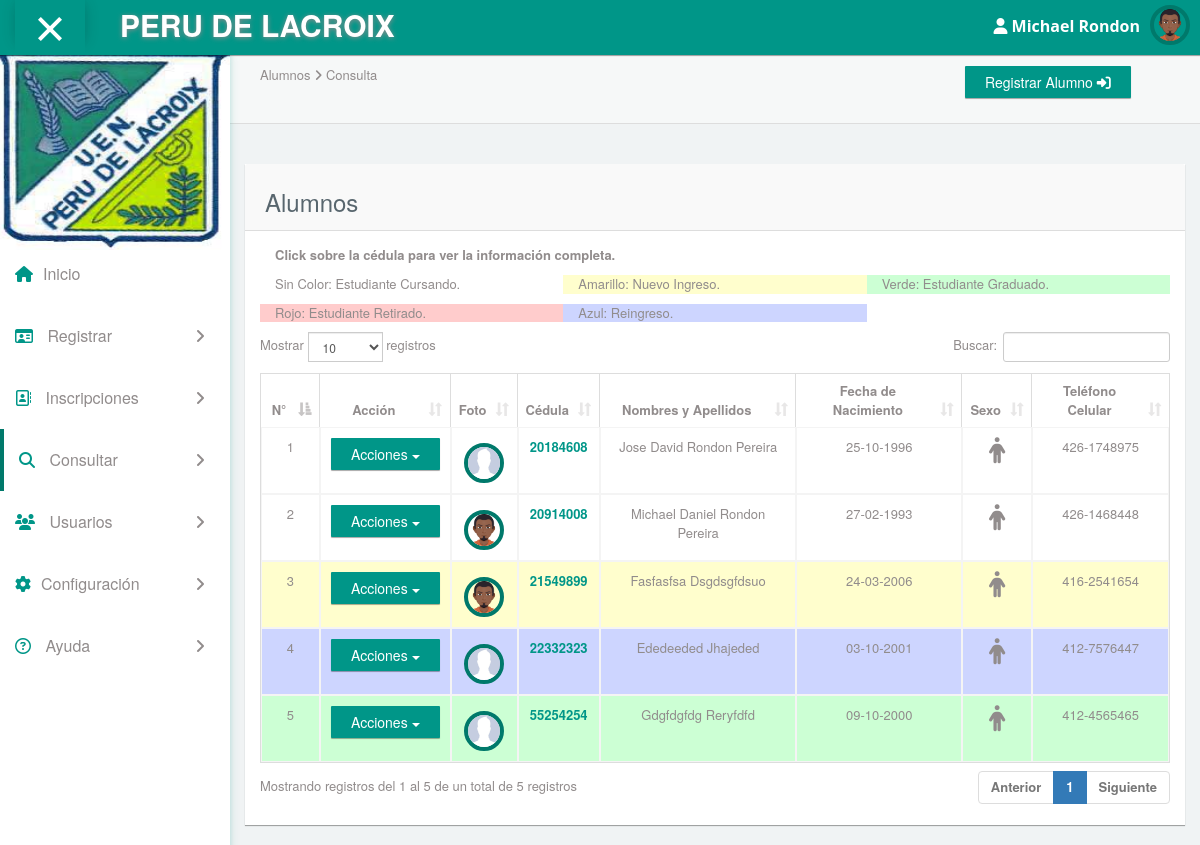
Page /?view=alumno&mode=AllAlumno (signed in) on the committed database.
### tables this page shows
CREATE TABLE `menu` (
  `id_menu` tinyint(4) NOT NULL,
  `logo` text NOT NULL,
  `nombre` varchar(255) DEFAULT NULL
);

CREATE TABLE `usuario` (
  `id_usuario` int(11) NOT NULL,
  `usuario` varchar(100) NOT NULL,
  `clave` varchar(100) NOT NULL,
  `nombre` varchar(50) NOT NULL,
  `apellido` varchar(50) NOT NULL,
  `id_tipo_usu` int(11) NOT NULL,
  `id_status` int(11) NOT NULL,
  `foto` varchar(255) NOT NULL DEFAULT 'default.png'
);

CREATE TABLE `alumnos` (
  `id_alum` int(11) NOT NULL,
  `cedula` int(11) NOT NULL,
  `ced_escolar` varchar(30) NOT NULL,
  `pos_parto` varchar(50) DEFAULT NULL,
  `apellidos` varchar(100) NOT NULL,
  `nombres` varchar(100) NOT NULL,
  `lugar_nac` varchar(100) DEFAULT NULL,
  `fec_nac` date NOT NULL,
  `edad` varchar(2) DEFAULT NULL,
  `direccion` text,
  `hermano` varchar(2) DEFAULT NULL,
  `repre` varchar(20) DEFAULT NULL,
  `especifique` text,
  `fec_lopna` date DEFAULT NULL,
  `sexo` varchar(20) NOT NULL,
  `id_estado` int(11) DEFAULT NULL,
  `id_madre` int(11) DEFAULT NULL,
  `id_status` int(11) NOT NULL,
  `id_padre` int(11) DEFAULT NULL,
  `id_repre` int(11) DEFAULT NULL,
  `id_repre_sup` int(11) DEFAULT NULL,
  `id_pais` int(11) DEFAULT NULL,
  `correo` varchar(100) NOT NULL,
  `id_tlf_cel` int(11) NOT NULL,
  `tlf_cel` int(11) NOT NULL,
  `lopna` varchar(2) NOT NULL,
  `estudiante` tinyint(4) NOT NULL DEFAULT '0',
  `foto_carnet` varchar(255) DEFAULT 'default.png',
  `foto_cedula` varchar(255) DEFAULT 'default.png'
);

CREATE TABLE `cod_tlf_cel` (
  `id_tlf_cel` int(11) NOT NULL,
  `cod_tlf_cel` int(11) NOT NULL
);

### core/bin/functions/Menu.php (called while the page is built, shortened)
<?php
	function Menu(){
		$db=new Conexion();
		$sql=$db->query("SELECT * FROM menu;");
		if($db->rows($sql)>0){
			while($data=$db->recorrer($sql)){
				$_menu[$data['id_menu']]=$data;
			}
		}else{
			$_menu=false;
		}
		return $_menu;
	}
?>

### core/core.php (called while the page is built, shortened)
<?php
	require('core/models/classConexion.php');
	require('core/bin/functions/Users.php');
	require('core/bin/functions/Menu.php');
	$_users=Users();
	$_menu=Menu();
	if(isset($_SESSION['app_id'])){
		require('core/bin/functions/Celular.php');
		require('core/bin/functions/Alumno.php');
		$_celular=Celular();
		$_alumno=Alumno();
	}
?>

### core/models/classConexion.php (called while the page is built, shortened)
<?php
	class Conexion extends mysqli{
		public function rows($query){
			return mysqli_num_rows($query);
		}
		public function liberar($query){
			return mysqli_free_result($query);
		}
		public function recorrer($query){
			return mysqli_fetch_array($query);
		}
	}
?>

### core/bin/functions/Users.php (called while the page is built, shortened)
<?php
	function Users(){
		$db=new Conexion();
		$sql=$db->query("SELECT * FROM usuario;");
		if($db->rows($sql)>0){
			while($data=$db->recorrer($sql)){
				$users[$data['id_usuario']]=$data;
			}
		}else{
			$users=$_SESSION['users'];
		}
		return $_SESSION['users'];
	}
?>

### core/bin/functions/Alumno.php (called while the page is built, shortened)
<?php
	function Alumno(){
		$db=new Conexion();
		$sql=$db->query("SELECT * FROM alumnos ORDER BY cedula;");
		if($db->rows($sql)>0){
			while($data=$db->recorrer($sql)){
				$_alumno[$data['id_alum']]=$data;
			}
		}else{
			$_alumno=false;
		}
		return $_alumno;
	}
?>

### core/bin/functions/Celular.php (called while the page is built, shortened)
<?php
	function Celular(){
		$db=new Conexion();
		$sql=$db->query("SELECT * FROM cod_tlf_cel;");
		if($db->rows($sql)>0){
			while($data=$db->recorrer($sql)){
				$_celular[$data['id_tlf_cel']]=$data;
			}
		}else{
			$_celular=false;
		}
		return $_celular;
	}
?>

### html/alumnos/allAlumno.php (the view, shortened to what this page needs)
<!DOCTYPE html>
<html>
	<?php
		include(HTML_DIR."overall/header.php");
				?>
	<body>
		<?php
      		include(HTML_DIR."overall/menu.php");
    	?>
		<div id="content">
			<div class="panel box-shadow-none content-header">
                <div class="panel-body">
                    <div class="col-md-9">
                        <p class="animated fadeInDown">
                          	Alumnos <span class="fa-angle-right fa"></span> Consulta
                        </p>
                    </div>
        			<div class="col-md-3">
                        <p class="animated fadeInDown">
                          <a class="btn btn-teal" href="?view=alumno&mode=AddAlumno">Registrar Alumno <i class="fa fa-sign-in" aria-hidden="true"></i></a>
                        </p>
                    </div>
                </div>
            </div>
            <div class="col-md-12 top-20 padding-0">
                <div class="col-md-12">
                    <div class="panel">
                    	<div class="panel-heading"><h3>Alumnos</h3></div>
                   		<div class="panel-body">
                   			<p class="col-md-12"><strong>Click sobre la cédula para ver la información completa.</strong></p>
							<p class="col-md-4">Sin Color: Estudiante Cursando.</p>
							<p class="col-md-4" style="background-color: #FFFECD;">Amarillo: Nuevo Ingreso.</p>
							<p class="col-md-4" style="background-color: #CCFFD4;">Verde: Estudiante Graduado.</p>
							<p class="col-md-4" style="background-color: #FFCCCC;">Rojo: Estudiante Retirado.</p>
							<p class="col-md-4" style="background-color: #CDD5FF;">Azul: Reingreso.</p>
                    		<div class="responsive-table" style="clear: both;">
                    			<table id="datatables-example" class="table table-striped table-bordered" width="100%" cellspacing="0">
                    				<thead>
                      					<tr>
                      						<th style="width: 20px; text-align: center;">N°</th>
                      						<?php
												if($_users[$_SESSION['app_id']]['id_tipo_usu']==1){
													?>
														<th style="width: 10%; text-align: center;">Acción</th>
													<?php
												}
											?>
											<th style="text-align: center;">Foto</th>
											<th style="text-align: center;">Cédula</th>
											<th style="text-align: center;">Nombres y Apellidos</th>
											<th style="text-align: center;">Fecha de Nacimiento</th>
											<th style="text-align: center;">Sexo</th>
											<th style="text-align: center;">Teléfono Celular</th>
										</tr>
                    				</thead>
                    				<tbody>
                      					<?php
											if($_alumno>0){
												$contador=1;
												foreach ($_alumno as $alumno) {
													if($alumno['estudiante']==0){
			                    						$color="#FFFECD";
			                    					}else if($alumno['estudiante']==1){
			                    						$color="#FFF";
			                    					}else if($alumno['estudiante']==2){
			                    						$color="#CCFFD4";
			                    					}else if($alumno['estudiante']==3){
			                    						$color="#FFCCCC";
			                    					}else if($alumno['estudiante']==4){
			                    						$color="#CDD5FF";
			                    					}
													?>
														<tr style="background-color: <?php echo $color;?>;">
															<td style="width: 20px; text-align: center;"><?php echo $contador;?></td>
															<?php
																if($_users[$_SESSION['app_id']]['id_tipo_usu']==1 || $_users[$_SESSION['app_id']]['id_tipo_usu']==2){
																	?>
																		<td style="width: 10%; text-align: center;">
																			<div class="dropdown">
										  										<button class="btn btn-teal dropdown-toggle" type="button" id="dropdownMenu1" data-toggle="dropdown" aria-haspopup="true" aria-expanded="true">
										    										Acciones
										    										<span class="caret"></span>
										  										</button>
																			</div>
																		</td>
																	<?php
																}
															?>
															<td align="center"><img src="asset/images/<?php echo $alumno['foto_carnet'];?>" class="img-circle avatar" alt="user name" data-toggle="dropdown" aria-haspopup="true" aria-expanded="true"/></td>
															<td style="text-align: center;"><a href="?view=alumno&mode=VerAlumno&id=<?php echo $alumno['id_alum'];?>"><?php echo $alumno['cedula'];?></a></td>
															<td style="text-align: center;"><?php echo $alumno['nombres']." ".$alumno['apellidos'];?></td>
															<td style="text-align: center;"><?php echo date("d-m-Y", strtotime($alumno['fec_nac']));?></td>
															<td style="text-align: center;">
																<?php
																	if($alumno['sexo']=='Masculino'){
																		?>
																			<i class="fa fa-male fa-2x" aria-hidden="true">
																		<?php
																	}else if($alumno['sexo']=='Femenino'){
																		?>
																			<i class="fa fa-female fa-2x" aria-hidden="true">
																		<?php
																	}
																?>
															</td>
															<td style="text-align: center;"><?php echo $_celular[$alumno['id_tlf_cel']]['cod_tlf_cel']."-".$alumno['tlf_cel'];?></td>
														</tr>
													<?php
													$contador++;
												}
											}
										?>
                    				</tbody>
                      			</table>
                    		</div>
                  		</div>
                	</div>
              	</div>
            </div>
		</div>
	</body>
</html>

### html/overall/menu.php (shortened to what this page needs)
<nav class="navbar navbar-default header navbar-fixed-top">
    <div class="col-md-12 nav-wrapper">
        <div class="navbar-header" style="width:100%;">
            <div class="opener-left-menu is-open">
                <span class="bottom"></span>
            </div>
            <a href="?view=index" class="navbar-brand">
                <b><?php echo $_menu[1]['nombre'];?></b>
            </a>
            <ul class="nav navbar-nav navbar-right user-nav">
                <li class="user-name"><span><i class="fa fa-user" aria-hidden="true"></i> <?php echo $_users[$_SESSION['app_id']]['nombre']." ".$_users[$_SESSION['app_id']]['apellido'];?></span></li>
                <li class="dropdown avatar-dropdown" style="margin-right: 10px;">
                	<img src="asset/images/<?php echo $_users[$_SESSION['app_id']]['foto'];?>" class="img-circle avatar" alt="user name" data-toggle="dropdown" aria-haspopup="true" aria-expanded="true"/>
                </li>
            </ul>
        </div>
    </div>
</nav>
<div class="container-fluid mimin-wrapper">
    <div id="left-menu">
        <div class="sub-left-menu scroll">
            <ul class="nav nav-list">
                <li><div class="left-bg"><img src="asset/images/<?php echo $_menu[1]['logo'];?>"></div></li>
                <br><br><br><br><br>
                <li id="inicio" class="ripple"><a href="?view=index" class='navegacion'><span class="fa-home fa color-teal"></span>Inicio</a></li>
                <li class="ripple">
                    <a class="tree-toggle nav-header" id="registro">
    	                <span class="fa fa-id-card-o color-teal"></span> Registrar
                        <span class="fa-angle-right fa right-arrow text-right"></span>
                    </a>
                </li>
                <li class="ripple">
                    <a class="tree-toggle nav-header" id="inscripcion">
                        <span class="fa fa-address-book-o color-teal"></span> Inscripciones
                        <span class="fa-angle-right fa right-arrow text-right"></span>
                    </a>
                </li>
                <li class="ripple">
                    <a class="tree-toggle nav-header" id="consulta">
        	            <span class="fa fa-search color-teal"></span> Consultar
                        <span class="fa-angle-right fa right-arrow text-right"></span>
                    </a>
                </li>
                <?php
                    if($_users[$_SESSION['app_id']]['id_tipo_usu']==1){
                        ?>
                            <li class="ripple">
                                <a class="tree-toggle nav-header" id="usuario">
                                    <span class="fa fa-users color-teal"></span> Usuarios
                                    <span class="fa-angle-right fa right-arrow text-right"></span>
                                </a>
                            </li>
                        <?php
                    }
                    if($_users[$_SESSION['app_id']]['id_tipo_usu']==1 || $_users[$_SESSION['app_id']]['id_tipo_usu']==2){
                        ?>
                            <li class="ripple">
                            	<a class="tree-toggle nav-header" id="configuracion">
                            		<span class="fa fa-cog color-teal"></span>Configuración
                            		<span class="fa-angle-right fa right-arrow text-right"></span>
                            	</a>
                            </li>
                        <?php
                    }
                ?>
                <li class="ripple">
                    <a class="tree-toggle nav-header" id="consulta">
                        <span class="fa fa-question-circle-o color-teal"></span> Ayuda
                        <span class="fa-angle-right fa right-arrow text-right"></span>
                    </a>
                </li>
            </ul>
        </div>
    </div>

### rows in the picture
menu: nombre "PERU DE LACROIX", logo (picture)
usuario: nombre "Michael", apellido "Rondon", foto (picture)
alumnos: foto_carnet (placeholder picture), cedula "20184608", nombres "Jose David", apellidos "Rondon Pereira", fec_nac "25-10-1996", sexo "Masculino" (drawn), id_tlf_cel.cod_tlf_cel "426", tlf_cel "1748975"
alumnos: foto_carnet (picture), cedula "20914008", nombres "Michael Daniel", apellidos "Rondon Pereira", fec_nac "27-02-1993", sexo "Masculino" (drawn), id_tlf_cel.cod_tlf_cel "426", tlf_cel "1468448"
alumnos: foto_carnet (picture), cedula "21549899", nombres "Fasfasfsa", apellidos "Dsgdsgfdsuo", fec_nac "24-03-2006", sexo "Masculino" (drawn), id_tlf_cel.cod_tlf_cel "416", tlf_cel "2541654"
alumnos: foto_carnet (placeholder picture), cedula "22332323", nombres "Ededeeded", apellidos "Jhajeded", fec_nac "03-10-2001", sexo "Masculino" (drawn), id_tlf_cel.cod_tlf_cel "412", tlf_cel "7576447"
alumnos: foto_carnet (placeholder picture), cedula "55254254", nombres "Gdgfdgfdg", apellidos "Reryfdfd", fec_nac "09-10-2000", sexo "Masculino" (drawn), id_tlf_cel.cod_tlf_cel "412", tlf_cel "4565465"
